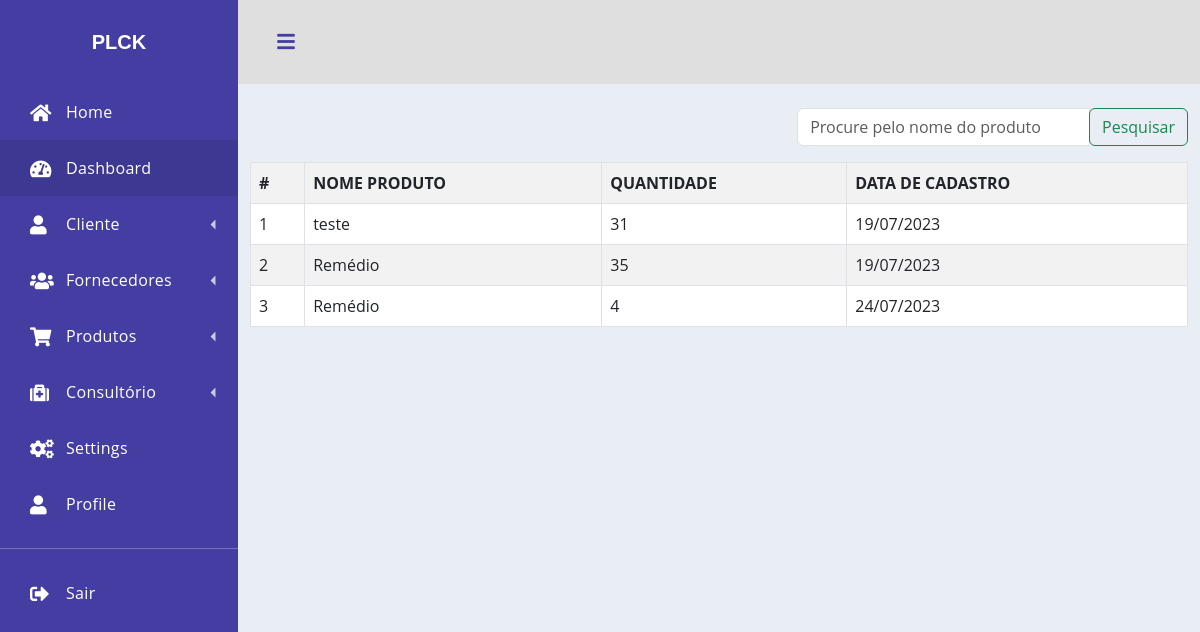
The page /Views?page=listarItem (signed in) on the database its author committed.
### tables this page shows
CREATE TABLE `itens` (
  `id` int(11) NOT NULL,
  `nomeProduto` char(30) DEFAULT NULL,
  `quantidadeProduto` int(11) DEFAULT NULL,
  `dataCadastro` timestamp NOT NULL DEFAULT current_timestamp(),
  `fornecedor` char(30) DEFAULT NULL
);

### Views/item/listarItem.php (the view, shortened to what this page needs)
<!DOCTYPE html>
<head>
</head>
<body>
    <div class="container">
        <?php
            $paginaAtual = isset($_GET['pagina']) ? $_GET['pagina'] : 1;
            $resultadosPorPagina = 50;
            $offset = ($paginaAtual - 1) * $resultadosPorPagina;
            $sql = "SELECT nomeProduto, quantidadeProduto, dataCadastro FROM itens LIMIT $offset, $resultadosPorPagina";
            $stmt = $conn->query($sql);
            print "<br>";
            print "<div class='d-flex justify-content-end'>";
            print "<div class='col-md-5'>";
            print "<div class='input-group'>";
            print "<input class='form-control' type='text' placeholder='Procure pelo nome do produto'>";
            print "<div class='input-group-append'>";
            print "<button class='btn btn-outline-success' type='submit'>Pesquisar</button>";
            print "</div>";
            print "</div>";
            print "</div>";
            print "</div>";
            if ($stmt->rowCount() > 0) {
                print "<table class='table table-hover table-striped table-bordered mt-3'>";
                print "<tr>";
                print "<th>#</th>";
                print "<th>NOME PRODUTO</th>";
                print "<th>QUANTIDADE</th>";
                print "<th>DATA DE CADASTRO</th>";
                print "</tr>";
                $index = $offset;
                while ($row = $stmt->fetch(PDO::FETCH_ASSOC)) {
                    $nomeProduto = $row['nomeProduto'];
                    $quantidadeProduto = $row['quantidadeProduto'];
                    $dataCadastro = $row['dataCadastro'];
                    $dataFormatada = date("d/m/Y", strtotime($dataCadastro));
                    print "<tr>";
                    print "<td>".++$index."</td>";
                    print "<td>".$nomeProduto."</td>";
                    print "<td>".$quantidadeProduto."</td>";
                    print "<td>".$dataFormatada."</td>";
                    print "</tr>";
                }
                print("</table>");
            } else {
                print "<p class='alert alert-danger mt-5'>Nenhum cadastro foi encontrado!</p>";
            }
        ?>
    </div>
</body>
</html>

### Views/index.php (style rules this page uses)
*, *::before, *::after { -webkit-box-sizing: border-box; box-sizing: border-box; }
body { margin: 0; font-family: "Open Sans", -apple-system, BlinkMacSystemFont, "Segoe UI", Roboto, "Helvetica Neue", Arial, sans-serif, "Apple Color Emoji", "Segoe UI Emoji", "Segoe UI Symbol", "Noto Color Emoji"; font-size: 1rem; font-weight: 400; line-height: 1.5; color: #515151; text-align: left; background-color: #e9edf4; }

### rows shown on the page
itens: nomeProduto "teste", quantidadeProduto "31", dataCadastro "19/07/2023"
itens: nomeProduto "Remédio", quantidadeProduto "35", dataCadastro "19/07/2023"
itens: nomeProduto "Remédio", quantidadeProduto "4", dataCadastro "24/07/2023"
